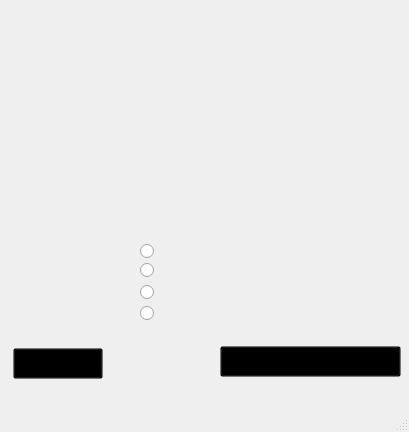
<?xml version="1.0" encoding="UTF-8"?>
<ui version="4.0">
 <class>MainWindow</class>
 <widget class="QMainWindow" name="MainWindow">
  <property name="windowModality">
   <enum>Qt::ApplicationModal</enum>
  </property>
  <property name="geometry">
   <rect>
    <x>0</x>
    <y>0</y>
    <width>409</width>
    <height>432</height>
   </rect>
  </property>
  <property name="windowTitle">
   <string>MainWindow</string>
  </property>
  <widget class="QWidget" name="centralwidget">
   <widget class="QLabel" name="label">
    <property name="geometry">
     <rect>
      <x>0</x>
      <y>0</y>
      <width>411</width>
      <height>401</height>
     </rect>
    </property>
    <property name="font">
     <font>
      <pointsize>20</pointsize>
      <weight>75</weight>
      <bold>true</bold>
     </font>
    </property>
    <property name="text">
     <string/>
    </property>
    <property name="pixmap">
     <pixmap>../Telas TRAB/Pagamento.png</pixmap>
    </property>
    <property name="scaledContents">
     <bool>true</bool>
    </property>
   </widget>
   <widget class="QLabel" name="label_3">
    <property name="geometry">
     <rect>
      <x>273</x>
      <y>86</y>
      <width>61</width>
      <height>31</height>
     </rect>
    </property>
    <property name="font">
     <font>
      <pointsize>10</pointsize>
      <weight>75</weight>
      <bold>true</bold>
     </font>
    </property>
    <property name="styleSheet">
     <string notr="true">color: rgb(255, 255, 255);</string>
    </property>
    <property name="frameShape">
     <enum>QFrame::NoFrame</enum>
    </property>
    <property name="text">
     <string/>
    </property>
   </widget>
   <widget class="QLineEdit" name="lineEdit">
    <property name="geometry">
     <rect>
      <x>50</x>
      <y>160</y>
      <width>181</width>
      <height>23</height>
     </rect>
    </property>
    <property name="styleSheet">
     <string notr="true">background-color: transparent;</string>
    </property>
    <property name="frame">
     <bool>false</bool>
    </property>
   </widget>
   <widget class="QRadioButton" name="radioButton">
    <property name="geometry">
     <rect>
      <x>140</x>
      <y>243</y>
      <width>82</width>
      <height>16</height>
     </rect>
    </property>
    <property name="font">
     <font>
      <pointsize>10</pointsize>
     </font>
    </property>
    <property name="text">
     <string/>
    </property>
   </widget>
   <widget class="QRadioButton" name="radioButton_2">
    <property name="geometry">
     <rect>
      <x>140</x>
      <y>262</y>
      <width>161</width>
      <height>17</height>
     </rect>
    </property>
    <property name="font">
     <font>
      <pointsize>10</pointsize>
     </font>
    </property>
    <property name="text">
     <string/>
    </property>
   </widget>
   <widget class="QRadioButton" name="radioButton_3">
    <property name="geometry">
     <rect>
      <x>140</x>
      <y>284</y>
      <width>171</width>
      <height>17</height>
     </rect>
    </property>
    <property name="font">
     <font>
      <pointsize>10</pointsize>
     </font>
    </property>
    <property name="text">
     <string/>
    </property>
   </widget>
   <widget class="QRadioButton" name="radioButton_4">
    <property name="geometry">
     <rect>
      <x>140</x>
      <y>305</y>
      <width>82</width>
      <height>17</height>
     </rect>
    </property>
    <property name="font">
     <font>
      <pointsize>10</pointsize>
     </font>
    </property>
    <property name="text">
     <string/>
    </property>
   </widget>
   <widget class="QPushButton" name="pushButton">
    <property name="geometry">
     <rect>
      <x>220</x>
      <y>346</y>
      <width>181</width>
      <height>31</height>
     </rect>
    </property>
    <property name="cursor">
     <cursorShape>OpenHandCursor</cursorShape>
    </property>
    <property name="styleSheet">
     <string notr="true">background-color: transparent;</string>
    </property>
    <property name="text">
     <string/>
    </property>
   </widget>
   <widget class="QPushButton" name="pushButton_2">
    <property name="geometry">
     <rect>
      <x>13</x>
      <y>348</y>
      <width>90</width>
      <height>31</height>
     </rect>
    </property>
    <property name="cursor">
     <cursorShape>OpenHandCursor</cursorShape>
    </property>
    <property name="styleSheet">
     <string notr="true">background-color: transparent;</string>
    </property>
    <property name="text">
     <string/>
    </property>
   </widget>
  </widget>
  <widget class="QMenuBar" name="menubar">
   <property name="geometry">
    <rect>
     <x>0</x>
     <y>0</y>
     <width>409</width>
     <height>21</height>
    </rect>
   </property>
  </widget>
  <widget class="QStatusBar" name="statusbar"/>
 </widget>
 <resources/>
 <connections/>
</ui>
